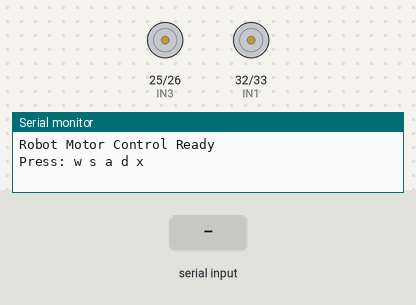
Bench run of a sketch on a simulated ESP32. On the bench: motor-driver pin pairs drawn as motors (green arrow = first pin HIGH = forward, orange = second pin HIGH = backward, longer = more drive), the last lines printed to the serial monitor. The test bench sets the inputs (shaded band).

Above: at 1.2 s.
1.3 s: "w\n" received over Serial
At 2.5 s:
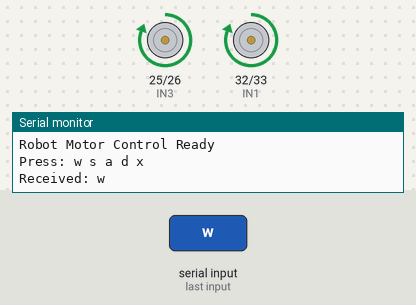
2.8 s: "s\n" received over Serial
At 3.9 s:
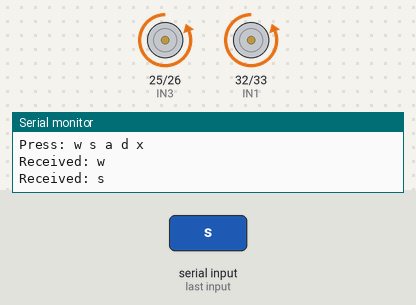
4.3 s: "a\n" received over Serial
At 5.0 s:
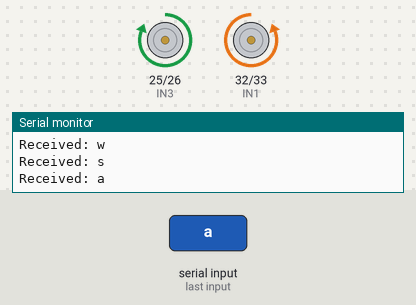
5.8 s: "d\n" received over Serial
At 6.2 s:
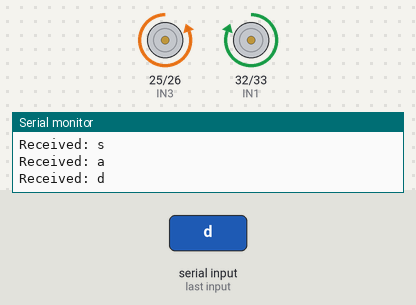
Timing chart, 0 to 8.3 s (numbered marks = the images above; inputs shaded):
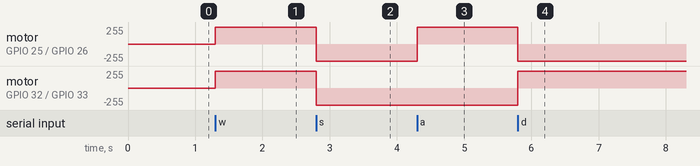

Measured:
- after the input at 1.3 s, motor on GPIO 25 (IN3) / GPIO 26 (IN4), motor on GPIO 32 (IN1) / GPIO 33 (IN2): stopped → forward 255/255 at once
- after the input at 2.8 s, motor on GPIO 25 (IN3) / GPIO 26 (IN4), motor on GPIO 32 (IN1) / GPIO 33 (IN2): forward 255/255 → backward 255/255 at once
- after the input at 4.3 s, motor on GPIO 25 (IN3) / GPIO 26 (IN4): backward 255/255 → forward 255/255 at once
- after the input at 5.8 s, motor on GPIO 25 (IN3) / GPIO 26 (IN4): forward 255/255 → backward 255/255 at once; motor on GPIO 32 (IN1) / GPIO 33 (IN2): backward 255/255 → forward 255/255 at once

The sketch:

motor_test.ino
```cpp
  // ===== MOTOR PINS =====
  #define IN1 32
  #define IN2 33
  #define IN3 25
  #define IN4 26

  void setup() {
    Serial.begin(115200);

    pinMode(IN1, OUTPUT);
    pinMode(IN2, OUTPUT);
    pinMode(IN3, OUTPUT);
    pinMode(IN4, OUTPUT);

    stopRobot();

    Serial.println("Robot Motor Control Ready");
    Serial.println("Press: w s a d x");
  }

  void loop() {
    if (Serial.available() > 0) {
      char command = Serial.read();

      // Ignore newline characters
      if (command == '\n' || command == '\r') return;

      Serial.print("Received: ");
      Serial.println(command);

      switch (command) {
        case 'w':
          moveForward();
          break;

        case 's':
          moveBackward();
          break;

        case 'a':
          turnLeft();
          break;

        case 'd':
          turnRight();
          break;

        case 'x':
          stopRobot();
          break;
      }
    }
  }

  // ===== MOTOR FUNCTIONS =====

  void moveForward() {
    digitalWrite(IN1, HIGH);
    digitalWrite(IN2, LOW);
    digitalWrite(IN3, HIGH);
    digitalWrite(IN4, LOW);
  }

  void moveBackward() {
    digitalWrite(IN1, LOW);
    digitalWrite(IN2, HIGH);
    digitalWrite(IN3, LOW);
    digitalWrite(IN4, HIGH);
  }

  void turnLeft() {
    digitalWrite(IN1, LOW);
    digitalWrite(IN2, HIGH);
    digitalWrite(IN3, HIGH);
    digitalWrite(IN4, LOW);
  }

  void turnRight() {
    digitalWrite(IN1, HIGH);
    digitalWrite(IN2, LOW);
    digitalWrite(IN3, LOW);
    digitalWrite(IN4, HIGH);
  }

  void stopRobot() {
    digitalWrite(IN1, LOW);
    digitalWrite(IN2, LOW);
    digitalWrite(IN3, LOW);
    digitalWrite(IN4, LOW);
  }
```
